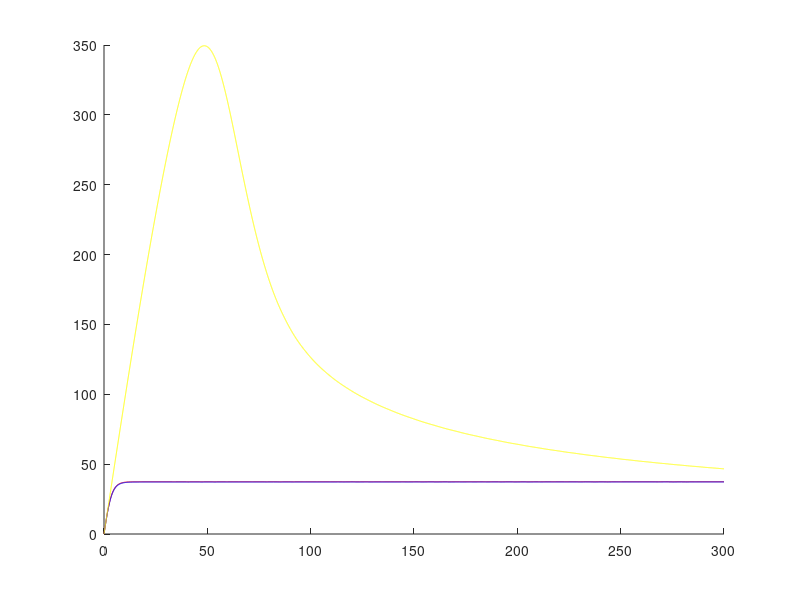

The MATLAB script that drew this image: (Note: this script raises an error after producing the figure.)
c = 1;
m = 105;
S = 1.2;
g0 = 9.81;
f = @(t,y1,y2,g,ro) - g - ((ro*c*S)/(2*m))*y2*abs(y2);

%1
ro1 = 1.225;
t = linspace(0,300,10000);
Y0 = [40000;0];
dY1 = @(t,Y) [Y(2);f(t,Y(1),Y(2),g0,ro1)];
[t,Y1] = ode45(dY1,t,Y0);
povprecna1 = mean(Y1(:,2))
figure
hold on
plot(t,-Y1(:,2),'r')

%2
koncna1 = Y1(end,2)

%3
r = 6371000;
g = @(y) g0*((r/(r+y))^2);
dY2 = @(t,Y) [Y(2);f(t,Y(1),Y(2),g(Y(1)),ro1)];
[t,Y2] = ode45(dY2,t,Y0);
visina300 = Y2(end,1)
plot(t,-Y2(:,2),'b')
 
%4
visine = [0 2000 4000 6000 8000 10000 15000 20000 25000 30000 40000];
gostote = [1.225 1.007 0.8194 0.6601 0.5258 0.4135 0.1948 0.08891 0.04008 0.01841 0.003996];
fun = @(x) [ones(size(x)); x.^2; x.^4];
fun2 = @(y) fun((y - 40000)/40000);
A = fun2(visine);
koef = (A.')\(gostote.');
roz = @(y) polyval([koef(3), 0, koef(2), 0, koef(1)], (y - 40000)/40000);
dY3 = @(t,Y) [Y(2);f(t,Y(1),Y(2),g(Y(1)),roz(Y(1)))];
[t,Y3] = ode45(dY3,t,Y0);
visina300gost = Y3(end,1)
plot(t,-Y3(:,2),'y')

%5
[t, Y4] = ode45(dY3, t, [40000, -3]);
brez_odriva = Y3(30, 2);
z_odrivom = Y4(30, 2);
razlika = z_odrivom - brez_odriva

%6
fun2 = @(x) fun1(x) + 300;
cas300 = fzero(fun2,35) % to sm sam pac uganla da je x0, kr je tm bliz
